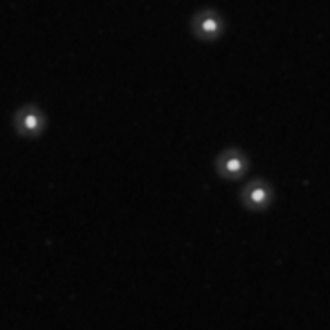
#> input picture materials/cells_big_gray.png, 330 x 330 px, found by its file name
$ python fft.py
#> lines starting #> are read from the running program, lines starting #| are printed output that depends on the picture
#> further down, input_image is the input picture: shape (330, 330); min 2, max 216, mean 7.7
import cv2
import numpy as np
import matplotlib.pyplot as plt

def perform_fft_and_display(image, crop_size=None):
    """
    使用OpenCV对给定的图像进行傅里叶变换（快速傅里叶变换），并使用matplotlib显示频谱图像。
    可选地，可以指定裁剪大小来放大显示幅度谱的中间部分。

    参数:
        image (numpy.ndarray): 输入图像，应为二维灰度图像或三维彩色图像（BGR顺序）
        crop_size (tuple, optional): 裁剪区域的大小，格式为 (height, width)，默认为 None（不裁剪）
    """
#> called with crop_size = (32, 32)

    # 确保图像为浮点类型，便于进行数学运算
    image_float = image.astype(np.float32)

    # 将图像扩展为偶数尺寸，以避免边缘效应
    height, width = image_float.shape[:2]
#> height = 330; width = 330
    pad_height = (height % 2) * (height // 2)
#> pad_height = 0
    pad_width = (width % 2) * (width // 2)
#> pad_width = 0
    padded_image = np.pad(image_float, ((0, pad_height), (0, pad_width)), mode='constant')

    # 进行离散傅里叶变换（DFT），得到复数形式的频谱
    dft_img = cv2.dft(padded_image, flags=cv2.DFT_COMPLEX_OUTPUT)

    # 提取实部和虚部，以便分别显示
    real_part = np.abs(dft_img[:, :, 0])
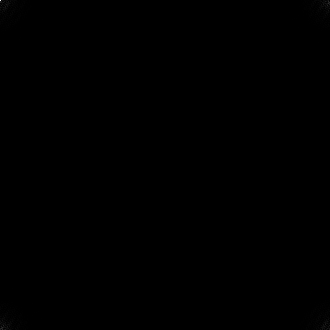
#> real_part: shape (330, 330) float32; min 0.00114, max 837345, mean 413.5; drawn with min black and max white
    imaginary_part = np.abs(dft_img[:, :, 1])

    # 仅显示幅度谱（通常更常用）
    amplitude_spectrum = np.sqrt(real_part ** 2 + imaginary_part ** 2)
    amplitude_spectrum_shifted = np.fft.fftshift(amplitude_spectrum)

    if crop_size is not None:
        crop_height, crop_width = crop_size
        crop_center = (amplitude_spectrum_shifted.shape[0] // 2, amplitude_spectrum_shifted.shape[1] // 2)  # 中心点坐标
#> crop_center = (165, 165)

        x_min, x_max = crop_center[1] - crop_width // 2, crop_center[1] + crop_width // 2
#> x_min = 149; x_max = 181
        y_min, y_max = crop_center[0] - crop_height // 2, crop_center[0] + crop_height // 2
#> y_min = 149; y_max = 181

        cropped_spectrum = amplitude_spectrum_shifted[y_min:y_max, x_min:x_max]
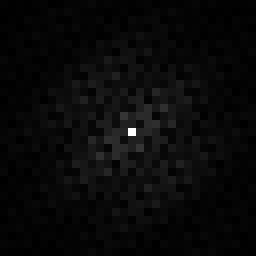
#> cropped_spectrum: shape (32, 32) float32 (shown 8 times larger); min 1213, max 837345, mean 32051; drawn with min black and max white

        plt.imshow(cropped_spectrum, cmap='viridis', vmin=0, vmax=np.max(amplitude_spectrum_shifted),
                  extent=(x_min, x_max, y_min, y_max))  # 保持原始坐标范围
    else:
        plt.imshow(amplitude_spectrum_shifted, cmap='viridis', vmin=0, vmax=np.max(amplitude_spectrum_shifted))

    plt.title('Amplitude Spectrum')
    plt.colorbar()
    plt.show()
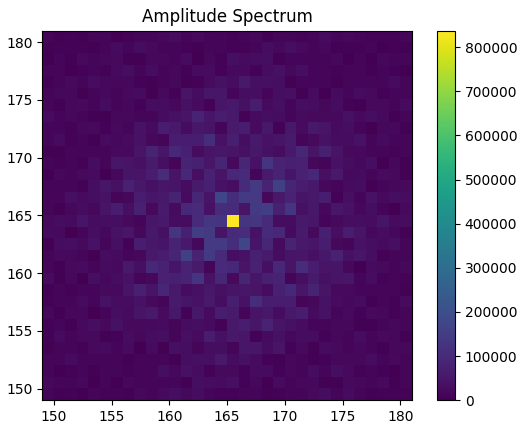
#> figure drawn by matplotlib, 2 panels

    # 返回傅里叶变换后的频谱图像
    return dft_img


# 示例：加载一幅图像并进行傅里叶变换及显示，同时放大显示幅度谱的中间部分
input_image = cv2.imread('materials\cells_big_gray.png', cv2.IMREAD_GRAYSCALE)
crop_size = (32, 32)  # 示例：设定裁剪大小为 (512, 512)，可以根据需要调整
perform_fft_and_display(input_image, crop_size=crop_size)
